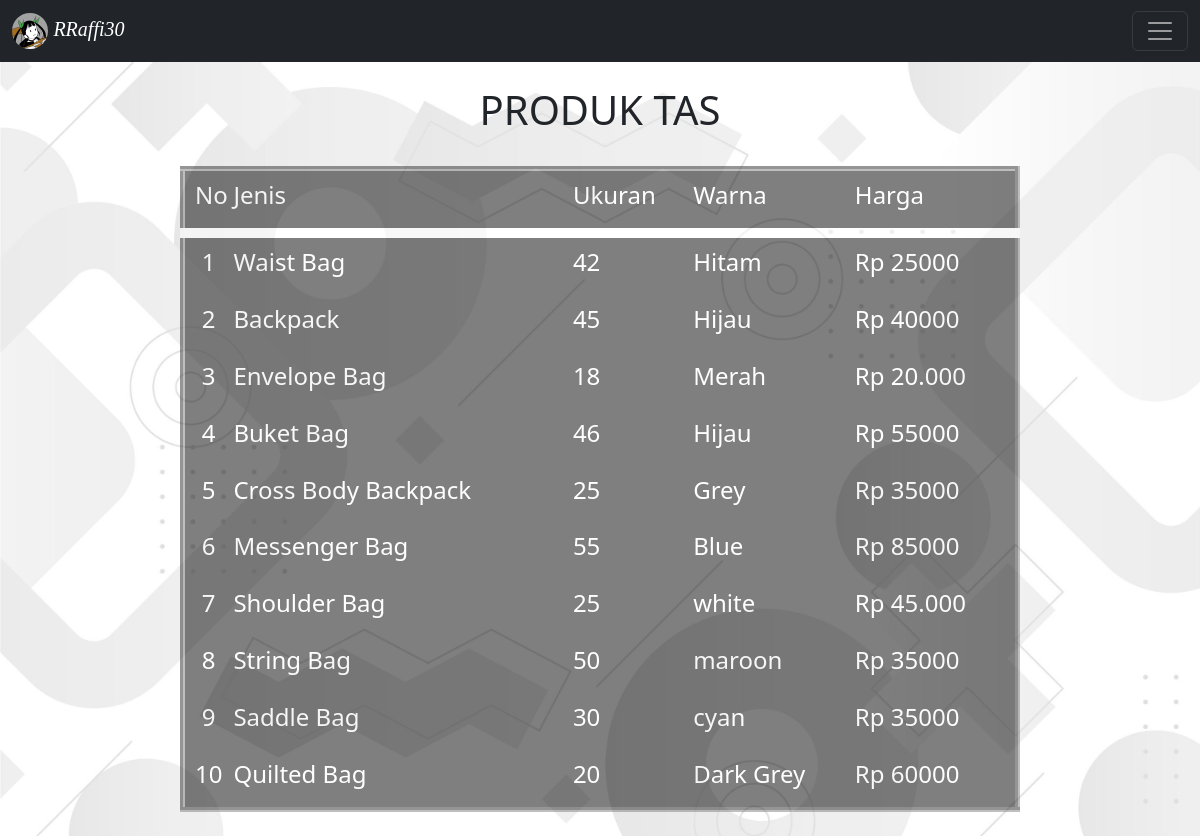
The page / on the database its author committed.
### tables this page shows
CREATE TABLE `tas` (
  `Id_barang` int(10) NOT NULL,
  `jenis` varchar(100) NOT NULL,
  `ukuran` int(10) NOT NULL,
  `warna` varchar(100) NOT NULL,
  `Harga` longtext NOT NULL
);

### index.php (the view, shortened to what this page needs)
<!doctype html>
<html lang="en">
<head>
    <link href="https://cdn.jsdelivr.net/npm/bootstrap@5.3.0-alpha3/dist/css/bootstrap.min.css" rel="stylesheet">
    <link rel="stylesheet" href="style.css">
</head>
<body>
    <?php
        $servername = "localhost";
        $username = "root";
        $password = "";
        $dbname = "psat";
        $conn = new mysqli($servername, $username, $password, $dbname);
        ?>
<nav class="navbar bg-dark" data-bs-theme="dark">
  <div class="container-fluid">
    <a class="navbar-brand" href="index.html" style="font-family:Tahoma; font-style: italic;">
      <img src="Profile.jpg" alt="Logo"
      width="10%" style="border-radius: 50%;">
      RRaffi30
    </a>
    <button class="navbar-toggler" type="button" data-bs-toggle="offcanvas" data-bs-target="#offcanvasNavbar" aria-controls="offcanvasNavbar" aria-label="Toggle navigation">
      <span class="navbar-toggler-icon"></span>
    </button>
  </div>
</nav>
<br>
    <h1 align="center">PRODUK TAS</h1>
<br>
    <table border="5" align="center" width="70%" class="table1">
    <thead style="border-bottom: 10px solid;">
        <tr>
            <th class="padding1"><h4>No</h4></th>
            <th><h4>Jenis</h4></th>
            <th><h4>Ukuran</h4></th>
            <th><h4>Warna</h4></th>
            <th><h4>Harga</h4></th>
        </tr>
    </thead>
    <?php
    $tas = mysqli_query($conn, "select * from tas");
    ?>
    <tbody>
        <?php
            while($data = mysqli_fetch_array($tas)){
        ?>
        <tr >
            <td class="padding2"><h4><?= $data['Id_barang'] ?></h4></td>
            <td><h4><?= $data['jenis'] ?></h4></td>
            <td><h4><?= $data['ukuran'] ?></h4></td>
            <td><h4><?= $data['warna'] ?></h4></td>
            <td><h4>Rp <?= $data['Harga'] ?></h4></td>
        </tr>
        <?php
            }
        ?>
    </tbody>
</table>
<br>
</body>
</html>

### style.css (style rules this page uses)
body { background-image: url('home-light.jpg'); background-repeat: no-repeat; background-attachment: fixed; background-size: cover; }
.padding1 { padding: 1.2%; text-align: center; }
.padding2 { padding: 1.2%; text-align: center; }
.table1 { background-color: black; opacity: 50%; color: white; }

### rows shown on the page
tas: Id_barang "1", jenis "Waist Bag", ukuran "42", warna "Hitam", Harga "25000"
tas: Id_barang "2", jenis "Backpack", ukuran "45", warna "Hijau", Harga "40000"
tas: Id_barang "3", jenis "Envelope Bag", ukuran "18", warna "Merah", Harga "20.000"
tas: Id_barang "4", jenis "Buket Bag", ukuran "46", warna "Hijau", Harga "55000"
tas: Id_barang "5", jenis "Cross Body Backpack", ukuran "25", warna "Grey", Harga "35000"
tas: Id_barang "6", jenis "Messenger Bag", ukuran "55", warna "Blue", Harga "85000"
tas: Id_barang "7", jenis "Shoulder Bag", ukuran "25", warna "white", Harga "45.000"
tas: Id_barang "8", jenis "String Bag", ukuran "50", warna "maroon", Harga "35000"
tas: Id_barang "9", jenis "Saddle Bag", ukuran "30", warna "cyan", Harga "35000"
tas: Id_barang "10", jenis "Quilted Bag", ukuran "20", warna "Dark Grey", Harga "60000"
